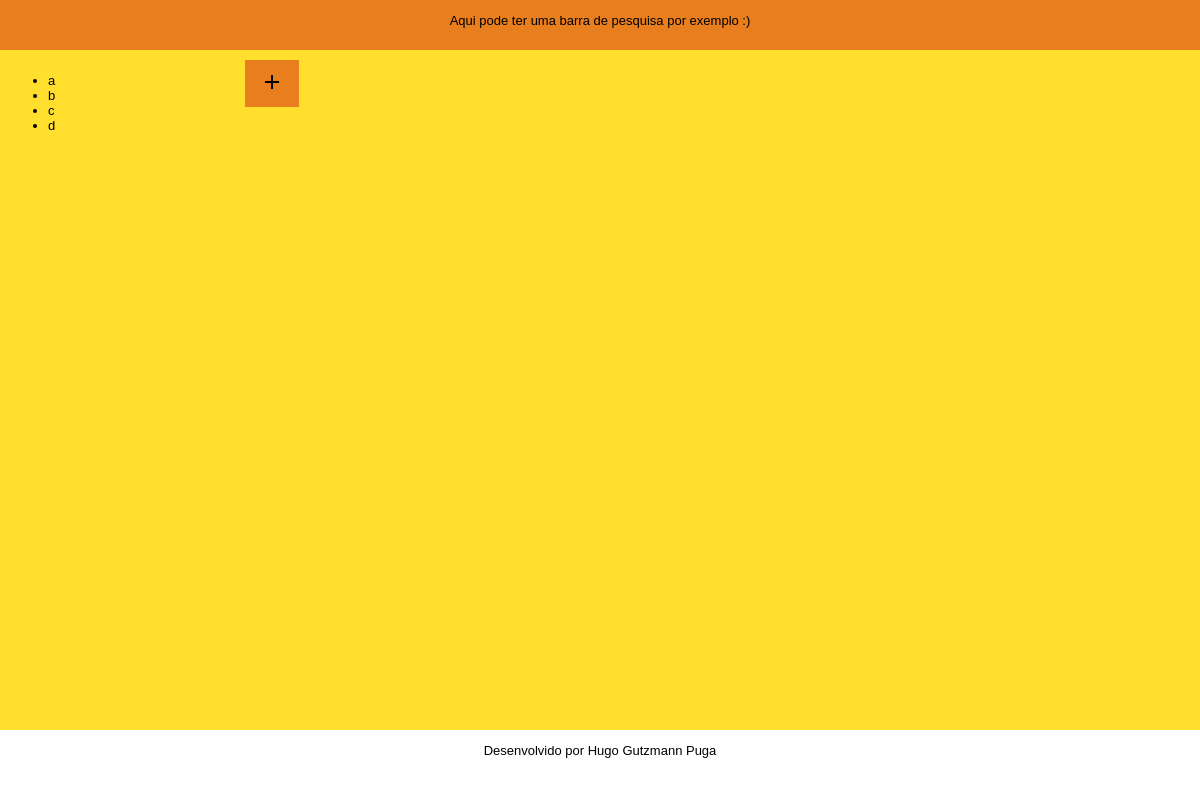
Before: /app/controlers/ControlerGeral.php with the older database file.
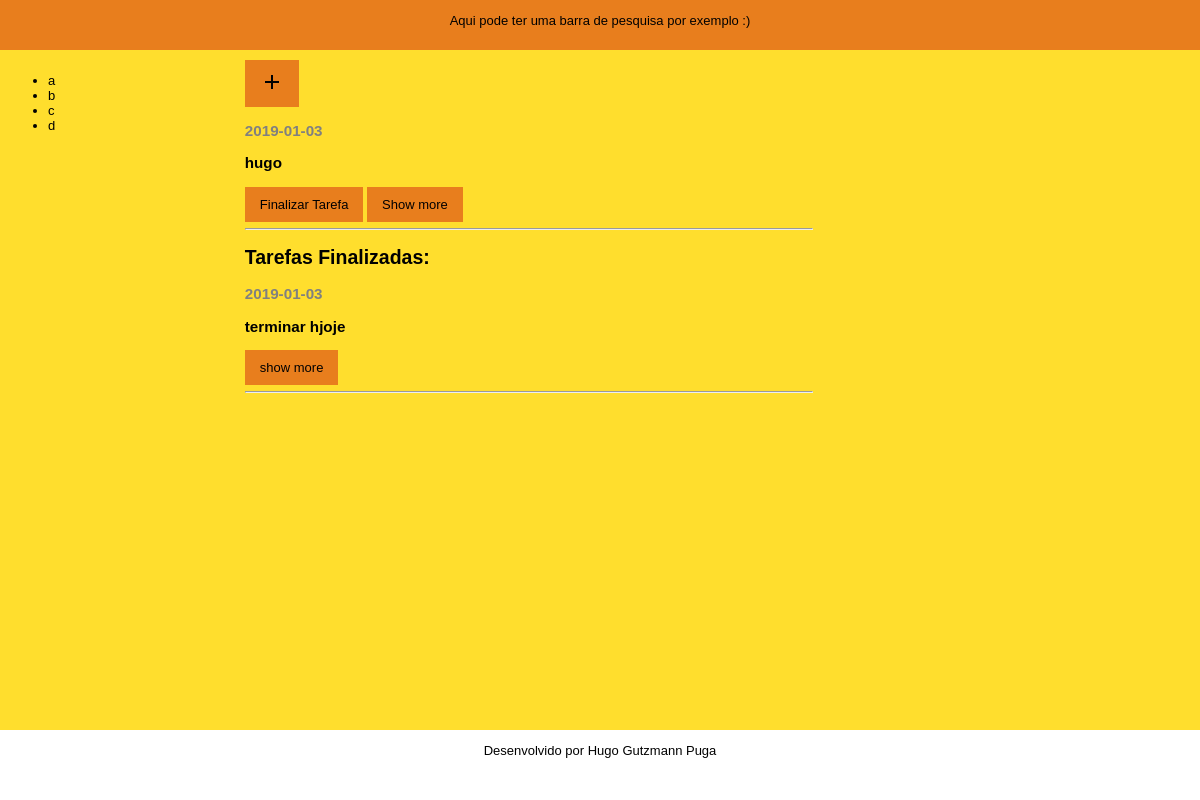
After: the same page with the newer database file.
### tables this page shows
CREATE TABLE `afazeres` (
  `id` int(11) NOT NULL,
  `nome` varchar(100) NOT NULL,
  `data` date NOT NULL,
  `descricao` varchar(800) NOT NULL
);

CREATE TABLE `finalizadas` (
  `id` int(11) NOT NULL,
  `nome` varchar(100) NOT NULL,
  `data` date NOT NULL,
  `descricao` varchar(800) NOT NULL
);

### app/models/DBConnection.php (called while the page is built, shortened)
<?php
class DBConnection {
    public static $conexao = null;
    public static function getConexao(){
        try{
            if(self::$conexao == null){
                self::$conexao = new PDO("mysql:host=".self::HOST.";dbname=".self::NOMEBANCO, self::USUARIO, self::SENHA);
                self::$conexao->setAttribute(PDO::ATTR_ERRMODE, PDO::ERRMODE_EXCEPTION);
            }
            return self::$conexao;
        }catch(PDOException $e){
            die("Falhou a conexao ou ocorreu um erro banco: " . $e->getMessage());
        }
        return $conexao;
    }
}
?>

### app/models/geralCrud.php (called while the page is built, shortened)
<?php
require_once "DBConnection.php";
require_once "Afazeres.php";
class GeralCrud
{
	public $conexao;
	public function __construct(){
    $this->conexao = DBConnection::getConexao();
}
	public function showTarefas ($data){
		  $sql = "SELECT * FROM afazeres where data != '{$data}' order by data desc";
        $resultado = $this->conexao->query($sql);
        $tarefas = $resultado->fetchAll(PDO::FETCH_ASSOC);
        foreach ($tarefas as $tarefa) {
        	$id        = $tarefa['id'];
        	$nome 	   = $tarefa['nome'];
        	$data 	   = $tarefa['data'];
        	$descricao = $tarefa['descricao'];
        $obj = new Afazeres ($id,$nome,$data,$descricao);
        $listaAfazeres[] = $obj;
}
if (isset($listaAfazeres)) {
        return $listaAfazeres;
	}
 }
    public function showFinalizadas(){
        $sql ="select * from finalizadas";
        $resultado = $this->conexao->query($sql);
        $tarefas = $resultado->fetchAll(PDO::FETCH_ASSOC);
        foreach ($tarefas as $tarefa) {
            $id        = $tarefa['id'];
            $nome      = $tarefa['nome'];
            $data      = $tarefa['data'];
            $descricao = $tarefa['descricao'];
        $obj = new Afazeres ($id,$nome,$data,$descricao);
        $listaAfazeres[] = $obj;
    }
    if (isset($listaAfazeres)) {
        return $listaAfazeres;
    }
 }
}

### app/models/Afazeres.php (called while the page is built, shortened)
<?php
class Afazeres
{
	function __construct($id=null,$nome=null,$data=null,$descricao=null)
	{
		$this->id     	 = $id;
		$this->nome   	 = $nome;
		$this->data   	 = $data;
	}
}
?>

### app/view/index.php (the view, shortened to what this page needs)
<!DOCTYPE html>
<html lang="en">
<head>
	<link rel="stylesheet" href="../../assets/css/cssoriginal.css">
	<link rel="stylesheet" href="../../assets/js/js.js">
</head>
<body>
<div class="barracima">
<p>Aqui pode ter uma barra de pesquisa por exemplo :)</p>
</div>
<div class="container">
<div class="navbar">
	<ul>
		<li>a</li>
		<li>b</li>
		<li>c</li>
		<li>d</li>
	</ul>
</div>
<div class="corpoabsoluto">
<section class="formulario">
	<a class="accordion" ><img src="../../assets/img/baseline-add-24px.svg"></img></a>
</section>
<?php
 if (isset($tarefasHum)) {
 foreach ($tarefasHum as $tarefaHum) : ?>
 	<section>
	<h3 class="data"><?php 	$data = $tarefaHum->data;
	echo $data;
		?></h3>
	 	<h3><?= $tarefaHum->nome ?></h3>
	 	<a href="../controlers/controlerGeral.php?acao=finalizaTarefa&idtarefa=<?=$tarefaHum->id?>">Finalizar Tarefa</a>
		<div class="accordion">Show more</div>
<hr>
 <?php endforeach; } ?>
</section>
 <?php
 $finalizadas = $crud->showFinalizadas();
  if (isset($finalizadas)): ?>
  	<section>
  	<h2>Tarefas Finalizadas: </h2>
  	<?php foreach ($finalizadas as $finalizada) { ?>
  	<h3 class="data"><?= $finalizada->data?></h3>
 		<h3><?= $finalizada->nome?></h3>
  		<div class="accordion">show more</div>
 		<hr>
 <?php } endif ?>
</section>
	</div>
<footer>
	<p>Desenvolvido por Hugo Gutzmann Puga</p>
</footer>
	</body>
</html>

Changed rows visible on the page:
added afazeres: data "2019-01-03", nome "hugo"
added finalizadas: data "2019-01-03", nome "terminar hjoje"
Other visible differences:
text now shown: "Tarefas Finalizadas:"
